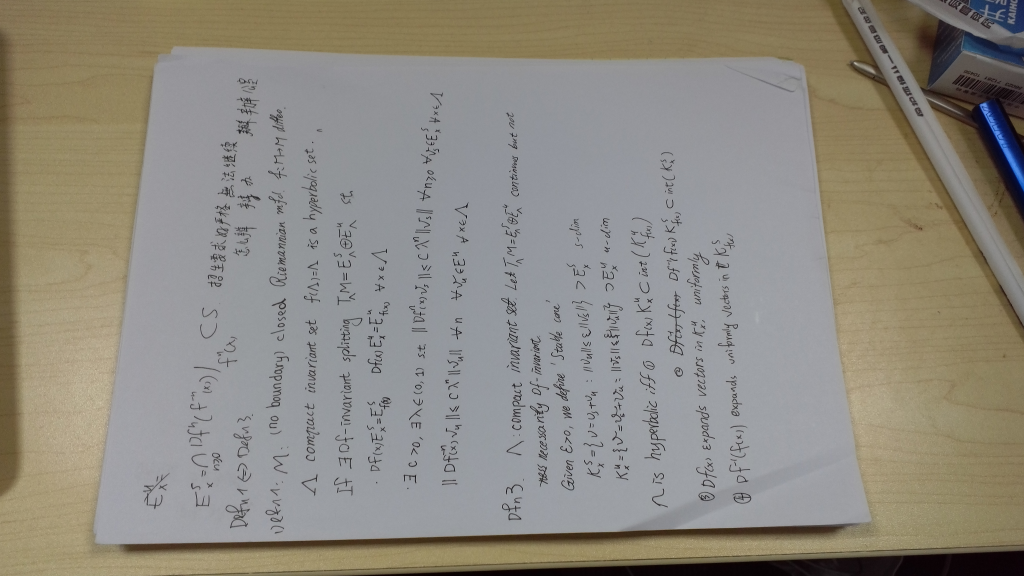
#> input picture p2.jpg, 4096 x 2304 px (shown at 1/4 size)
$ python Sheet_Detect.py
#> lines starting #> are read from the running program, lines starting #| are printed output that depends on the picture; after the words box and inside, x2 and y2 are one past the last pixel; in counts of white or black regions, pixels touching at a corner belong together
import cv2
import numpy as np
from itertools import product
from PIL import Image, ImageTk
import matplotlib.pyplot as plt
import time
from scipy import stats

def show_i(img,s):
    w = img.shape[0]
    h = img.shape[1]
    cv2.namedWindow(s, 0)
#cv2.setWindowProperty('p1', cv2.WND_PROP_FULLSCREEN, cv2.WINDOW_FULLSCREEN)
    cv2.resizeWindow(s, h//5,w//5)
    cv2.moveWindow(s,0,0)
    cv2.imshow(s,img)
    if cv2.waitKey(0) & 0xff==ord('q'):
        cv2.destroyAllWindows()
t1 = time.time()
img = cv2.imread("p2.jpg")
#> img is the input picture: shape (2304, 4096, 3); mean B, G, R 128.1, 137.6, 141.8
img = cv2.cvtColor(img,cv2.COLOR_RGB2HSV_FULL)
#> img: shape (2304, 4096, 3); mean H, S, V 82.5, 43.9, 146.1

print(img.shape)
#| (2304, 4096, 3)

w,h,_ = img.shape
#> w = 2304; h = 4096
img_flat = img.reshape((w*h,3))
img_flat = np.float32(img_flat)
CA = (cv2.TERM_CRITERIA_EPS+cv2.TermCriteria_MAX_ITER,20,0.5)
flags = cv2.KMEANS_RANDOM_CENTERS
compactness,labels,centers = cv2.kmeans(img_flat,2,None,CA,10,flags)
#> compactness = 2.22e+10; centers = [[13.14, 12.46, 160.2], [149.8, 76.04, 135.6]]
img_out = labels.reshape((w,h))
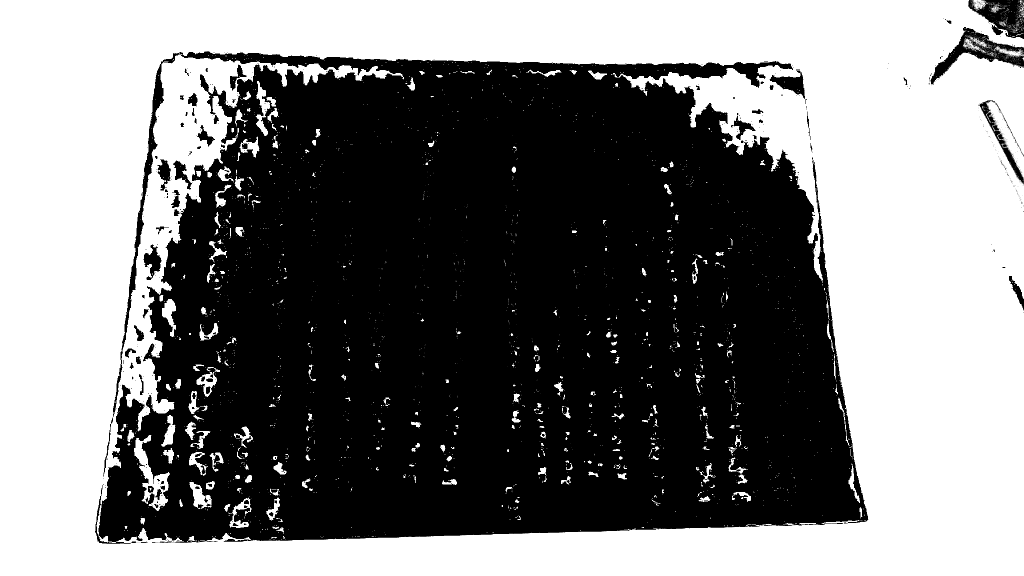
#> img_out: shape (2304, 4096) int32 (shown at 1/4 size); values 0 (black) and 1 (white), 48.8% white; 2994 white regions (2539 under 20 px), largest, box (x1, y1, x2, y2) and area: (0, 0, 4096, 2304) 4444619, (536, 1740, 680, 2044) 14150, (1022, 324, 1082, 544) 5040
img_out = img_out.astype(np.int16)
print(type(img_out[0][0]),type(labels[0][0]))
#| <class 'numpy.int16'> <class 'numpy.int32'>
img_out = img_out.astype(np.uint8)
print(type(img_out[0][0 ]))
#| <class 'numpy.uint8'>

plt.imshow(img_out,'gray')
plt.show()
## Cal the conters
#img = cv2.GaussianBlur(img,(3,3),0)
#img = cv2.cvtColor(img,cv2.COLOR_RGB2HSV_FULL)
l = 'git'
edges = cv2.Canny(img_out,0, 1, apertureSize=3,L2gradient=False)
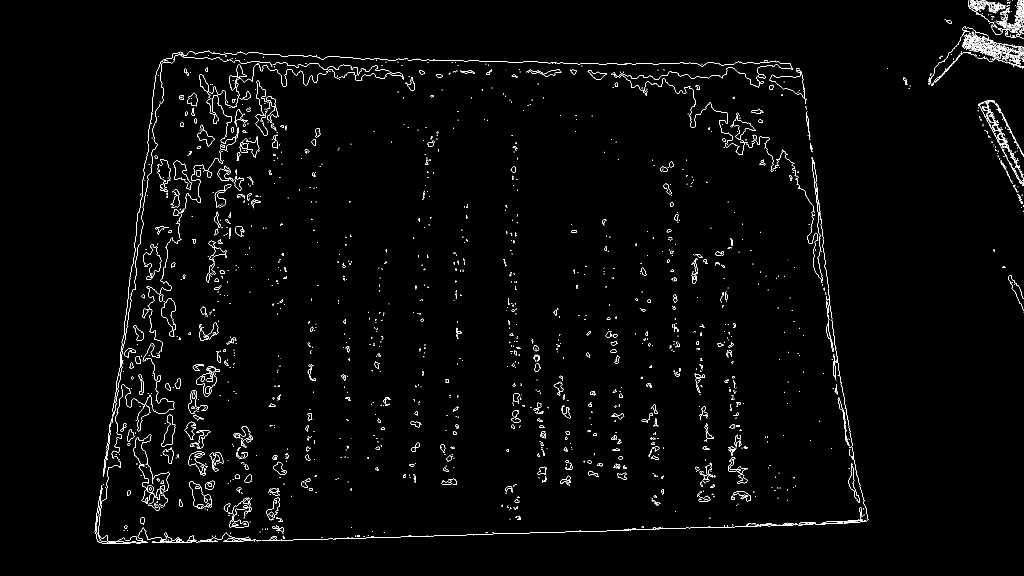
#> edges: shape (2304, 4096) (shown at 1/4 size); 0.87% white in thin lines or dots, all inside (x1, y1, x2, y2) = (379, 0, 4096, 2175)
show_i(edges,'pP'+str(l))
#> (key q is pressed here)
counters,_ = cv2.findContours(edges,cv2.RETR_EXTERNAL,cv2.CHAIN_APPROX_SIMPLE)
#> counters = 4320 contours, 4154 with area under 20; largest, box (x1, y1, x2, y2) and area: (644, 1659, 702, 1788) 3390, (1093, 1847, 1146, 1898) 1332, (938, 704, 976, 762) 1006, (823, 1923, 860, 1958) 918, (509, 1719, 538, 1768) 795
print(len(counters))
#| 4320
img = cv2.cvtColor(img,cv2.COLOR_HSV2RGB_FULL)
cv2.drawContours(img,counters,-1,(0,0,255))
show_i(img,'p1')
#> (key Esc is pressed here)
## Showing the img
show_i(edges,'edge')
print(time.time()-t1)
if cv2.waitKey(0) & 0xff==ord('q'):
#> (key q is pressed here)
    cv2.destroyAllWindows()
